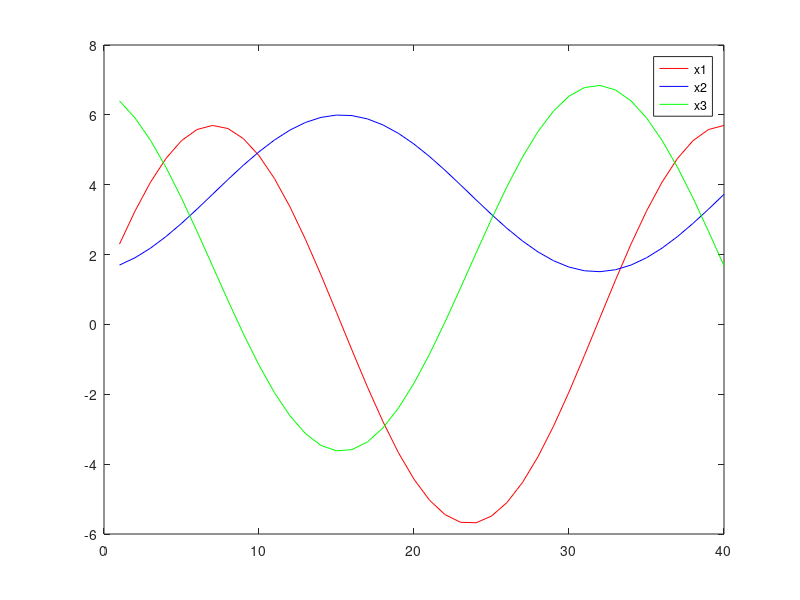

Write MATLAB code to recreate this figure.
%% DSE_lab2_T3
clear;
clc;
dt=0.25;
F=[0,-0.3,0.7;0.3,0,0;-0.7,0,0];
Phi=expm(F*dt);
x=[2.3,1.7,6.4]';
solution=zeros(3,40);
solution(:,1)=x;
for i=1:39
    x=Phi*x;
    solution(:,i+1)=x;
end
t=1:1:40;
plot(t,solution(1,:),'r-'); hold on;
plot(t,solution(2,:),'b-'); hold on;
plot(t,solution(3,:),'g-');
hold on;
legend('x1','x2','x3');